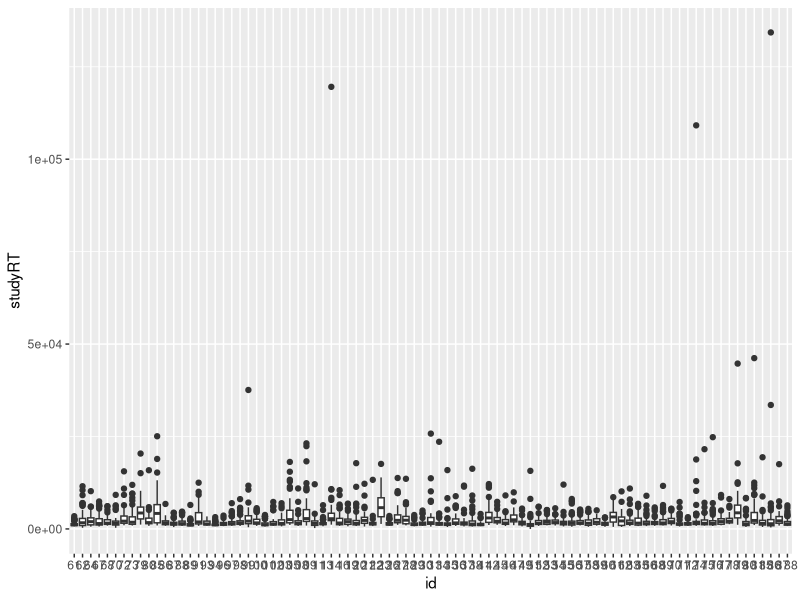
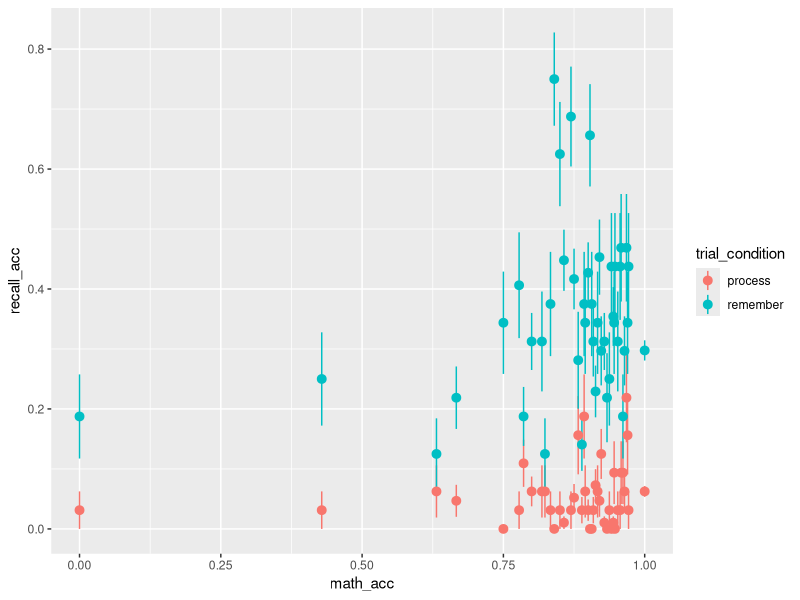
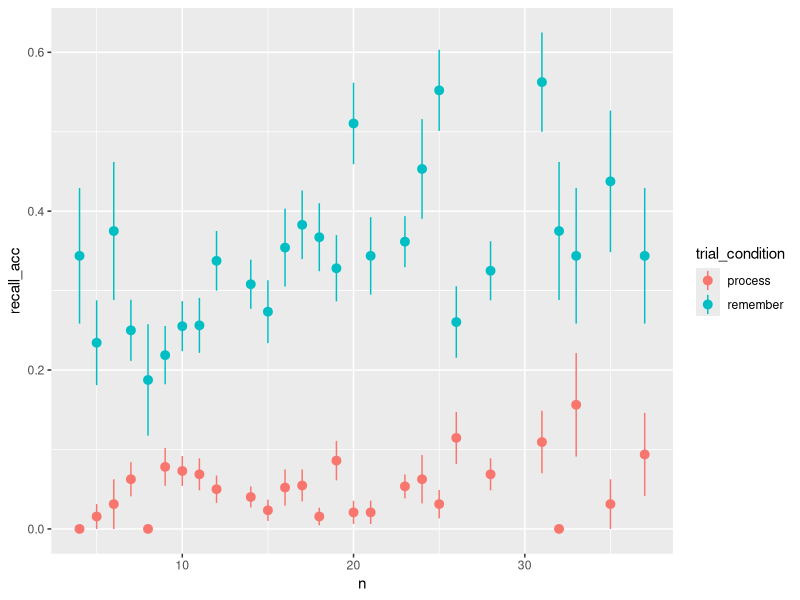
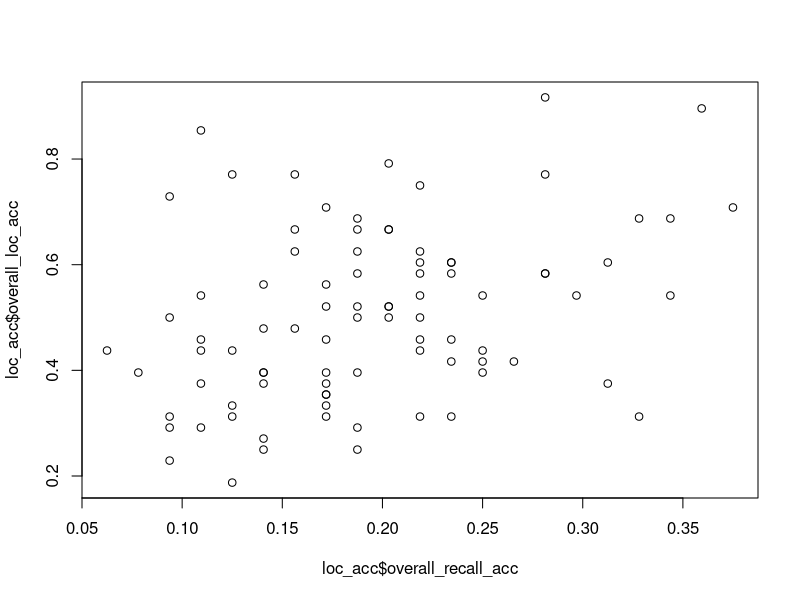
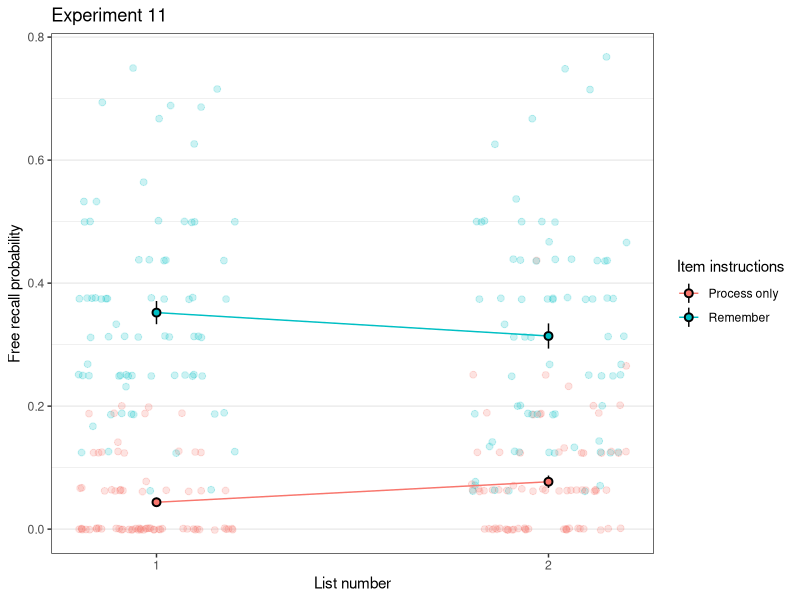
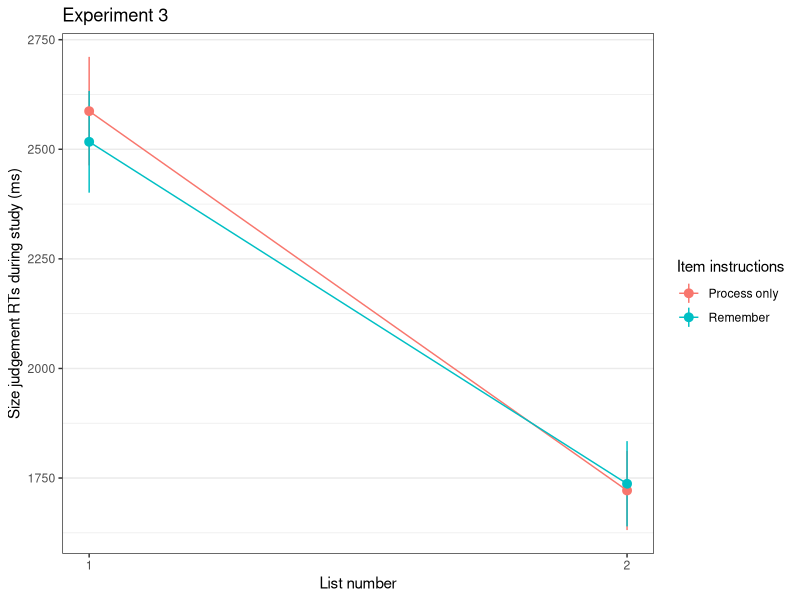
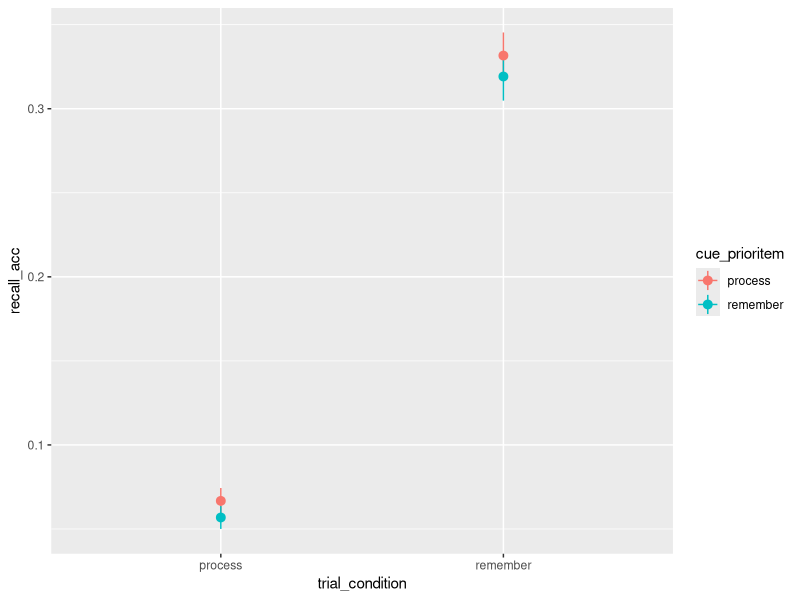
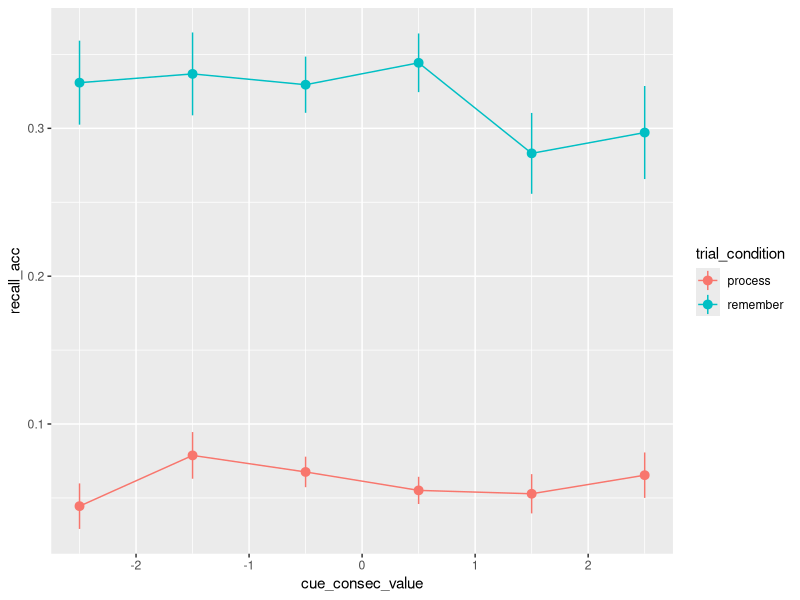

The R script that drew these images, in order: (Note: this script raises an error after producing the figures.)
library(tidyverse)
library(lme4)

#############################################################################!
# DATA                                                                   ####
#############################################################################!

memdat <- read.csv('data/exp11_corrected/preproc_mem_data.csv')
mathdat <- read.csv('data/exp11_corrected/preproc_math_data.csv')

memdat$id <- as.factor(memdat$id)


size <- read.csv('data/mean_size_ratings.csv')
size <- select(size, -X)
memdat <- left_join(memdat, size, by=c('word1'))

# loc acc for each subject
loc_acc <- memdat %>% 
  group_by(id) %>% 
  summarise(overall_recall_acc = mean(recall_acc),
            overall_loc_acc = mean(loc_acc, na.rm=T)) %>% 
  arrange(overall_loc_acc) %>% print(n=100)

memdat <- left_join(memdat, loc_acc)

# size recall accuracy for each subject
size_acc <- memdat %>% 
  filter(size_group != 1) %>% 
  mutate(size_recall_acc = case_when(
    size_group == 0 & resp == "smaller" ~ 1,
    size_group == 2 & resp == "larger" ~ 1,
    TRUE ~ 0
  )) %>% 
  group_by(id) %>%
  summarise(size_recall_acc = mean(size_recall_acc)) %>% 
  arrange(size_recall_acc)
memdat <- left_join(memdat, size_acc)
loc_acc <- left_join(loc_acc, size_acc)

arrange(loc_acc, size_recall_acc)
arrange(loc_acc, overall_loc_acc)

# get response RTs to decide whether to exclude participants
memdat %>% 
  ggplot(aes(id, studyRT)) +
  geom_boxplot()


# get subject accuracy
memdat %>% 
  group_by(id) %>% 
  summarise(acc = mean(recall_acc),
            exp_duration = mean(exp_duration)) %>% 
  arrange(acc) %>% 
  print(n=100)

# number of included participants if math acc >= 75%

memdat %>% 
  filter(use_help == "No" & expect_test == "No") %>% 
  select(id) %>% 
  unique() %>% 
  nrow()

memdat %>% 
  select(id, use_help, expect_test) %>% 
  unique() %>% 
  count(use_help, expect_test)

memdat %>% 
  select(id, use_help, expect_test, recall_all_q) %>% 
  unique() %>% 
  count(use_help, expect_test,recall_all_q)

# memacc as a function of math_acc
ggplot(memdat, aes(math_acc, recall_acc, color=trial_condition)) +
  stat_summary(geom="pointrange") 
ggplot(memdat, aes(n, recall_acc, color=trial_condition)) +
  stat_summary(geom="pointrange") 

# plot free recall vs loc accuracy by subject correlation
plot(loc_acc$overall_recall_acc, loc_acc$overall_loc_acc)
cor.test(loc_acc$overall_recall_acc, loc_acc$overall_loc_acc)

#############################################################################!
# PLOTS                                                                  ####
#############################################################################!

# table of recall_accuracy per condition
memdat %>% 
  filter(!exclude, overall_loc_acc > 0.25) %>% 
  group_by(id, listid, trial_condition) %>% 
  summarise(recall_acc = mean(recall_acc),
            loc_acc = mean(loc_acc)) %>% 
  group_by(listid, trial_condition) %>% 
  summarise(recall_acc = mean(recall_acc) %>% round(2),
            loc_acc = mean(loc_acc) %>% round(2)) %>% 
  gather(test_type, acc, recall_acc, loc_acc) %>% 
  spread(trial_condition, acc) %>% 
  mutate(total = (process+remember)/2) %>% 
  arrange(test_type, listid)

# table of counts per condition
memdat %>% 
  filter(!exclude) %>% 
  group_by(id, listid, trial_condition) %>% 
  summarise(n = sum(recall_acc)) %>% 
  group_by(listid, trial_condition) %>% 
  summarise(n = mean(n)) %>% 
  spread(trial_condition, n) %>% 
  mutate(total = process+remember)


# main effect of instruction and list, split by stim type
memdat %>% 
  filter(!exclude, studyRT >= 500, studyRT <= 10000) %>% 
  group_by(id,listid, trial_condition) %>% 
  summarise(recall_acc = mean(recall_acc)) %>% 
  # group_by(stimulus_condition) %>%
  # mutate(overall_recall_acc = mean(recall_acc)) %>%
  # group_by(id) %>%
  # mutate(recall_acc = recall_acc-mean(recall_acc)+overall_recall_acc) %>%
  ggplot(aes(listid, recall_acc, fill=trial_condition, color=trial_condition, label=recall_acc)) +
  geom_point(position = position_jitter(width=0.2), alpha=0.2, size=2) +
  stat_summary(geom="line") +
  stat_summary(color='black', shape=21) +
  theme_bw() +
  theme(panel.grid.major.x = element_blank(),
        panel.grid.minor.x = element_blank()) +
  scale_x_continuous("List number", breaks=c(1,2,3)) +
  scale_y_continuous("Free recall probability") +
  scale_color_discrete("Item instructions", labels=c("Process only","Remember")) +
  scale_fill_discrete("Item instructions", labels=c("Process only","Remember")) +
  ggtitle('Experiment 11')
ggsave('figures/exp11_recall_by_list_and_condition.png', width=6.5, height=4.5, units='in')

memdat %>% 
  filter(!exclude, studyRT <= 10000, studyRT >= 500) %>% 
  group_by(id,listid, trial_condition) %>% 
  mutate(rel_to_med = abs(studyRT-median(studyRT))/mad(studyRT)) %>% 
  summarise(rt = mean(studyRT)) %>% 
  mutate(overall_rt = mean(rt)) %>%
  group_by(id) %>%
  mutate(rt = rt-mean(rt)+overall_rt) %>%
  ggplot(aes(listid, rt, color=trial_condition)) +
  stat_summary(geom="pointrange") +
  stat_summary(geom="line") +
  theme_bw() +
  theme(panel.grid.major.x = element_blank(),
        panel.grid.minor.x = element_blank()) +
  scale_x_continuous("List number", breaks=c(1,2,3)) +
  scale_y_continuous("Size judgement RTs during study (ms)") +
  scale_color_discrete("Item instructions", labels=c("Process only","Remember")) +
  ggtitle('Experiment 3')
# ggsave('figures/exp3_studyRTs_by_list_and_condition.png', width=6.5, height=3, units='in')

# effect of prior cue
memdat %>% 
  filter(!exclude, studyRT <= 10000, studyRT >= 500, !is.na(cue_prioritem)) %>% 
  ggplot(aes(trial_condition, recall_acc, color=cue_prioritem)) +
  stat_summary(geom="pointrange") +
  stat_summary(geom="line")

# cumulative effect of prior cue
memdat %>% 
  filter(!exclude, studyRT <= 10000, studyRT >= 500, !is.na(cue_prioritem)) %>% 
  ggplot(aes(cue_consec_value, recall_acc, color=trial_condition)) +
  stat_summary(geom="pointrange") +
  stat_summary(geom="line")

# effect of prior cue on study RTs
memdat %>% 
  filter(!exclude, studyRT <= 10000, studyRT >= 500, !is.na(cue_prioritem)) %>% 
  group_by(id, listid, trial_condition) %>% 
  mutate(rel_to_mad = abs(studyRT-median(studyRT))/mad(studyRT)) %>% 
  filter(rel_to_mad <= 2.5) %>%
  ggplot(aes(trial_condition, studyRT, color=cue_prioritem, group=cue_prioritem)) +
  stat_summary(geom="pointrange") +
  stat_summary(geom="line")  +
  scale_y_continuous("Size judgement RTs during study (ms)") +
  scale_x_discrete('Instructions for the current item') +
  scale_color_discrete("Instructions for the\npreceding study item") +
  theme_bw() +
  ggtitle('Experiment 11')
ggsave('figures/exp11_studyRTs_by_current_and_previous_item_instructions.png', width= 5, height=3, units='in')

# cumulative effect of prior cue on RTs
memdat %>% 
  filter(!exclude, studyRT <= 10000, studyRT >= 500, !is.na(cue_prioritem)) %>% 
  ggplot(aes(reorder(cue_consec_lab,cue_consec_value), studyRT)) +
  stat_summary(geom="pointrange") +
  stat_summary(geom="line")

# effect of studyRTs on recall_accuracy
memdat %>% 
  filter(!exclude, studyRT <= 10000, studyRT >= 500) %>% 
  group_by(id) %>% 
  mutate(rt = studyRT,
         rt = (rt - mean(rt)),
         rt = ecdf(rt)(rt),
         rt = ceiling(rt*10)/10) %>% 
  ggplot(aes(rt, recall_acc, color=trial_condition)) +
  stat_summary(geom="pointrange") +
  stat_summary(geom="line") +
  scale_x_continuous("Study RT quantiles") +
  scale_y_continuous("Free recall probability") +
  scale_color_discrete("Item instructions", labels=c("Process only","Remember")) +
  ggtitle('Experiment 3') +
  theme_bw()
# ggsave('figures/exp3_recall_acc_f(studyRTs).png', width=4, height=3, units='in')

ml1 <- glmer(recall_acc1 ~ listid * trial_condition + (1|id), data=filter(memdat, !exclude, studyRT <= 10000, studyRT >= 500), family='binomial')
ml2 <- glmer(recall_acc1 ~ listid * trial_condition + I(studyRT/1000) + (1|id), data=filter(memdat, !exclude, studyRT <= 10000, studyRT >= 500), family='binomial')
ml3 <- glmer(recall_acc1 ~ listid * trial_condition + I(studyRT/1000) + (1|id), data=filter(memdat, !exclude, studyRT <= 10000, studyRT >= 500), family='binomial')
summary(ml1)
summary(ml2)
summary(ml3)

memdat %>% 
  ggplot(aes(presented_position,recall_acc)) +
  stat_summary(geom="pointrange")

#############################################################################!
# SOURCE PERFORMANCE                                                     ####
#############################################################################!
# table of location accuracy per condition
memdat %>% 
  filter(!exclude, overall_loc_acc > 0.25) %>% 
  group_by(id, listid, trial_condition) %>% 
  summarise(loc_acc = mean(loc_acc)) %>% 
  group_by(listid, trial_condition) %>% 
  summarise(loc_acc = mean(loc_acc) %>% round(2)) %>% 
  spread(trial_condition, loc_acc) %>% 
  mutate(total = (process+remember)/2)


# overall loc acc as a function of presented position
memdat %>% 
  ggplot(aes(presented_position,loc_acc)) +
  stat_summary(geom="pointrange")

# histogram of responded locations
memdat %>% 
  ggplot(aes(loc_resp)) +
  geom_histogram()

# histogram of responded locations by subject
memdat %>% 
  ggplot(aes(loc_resp)) +
  geom_histogram() +
  facet_wrap(~id)

#histogram of responded location RTs
memdat %>% 
  filter(loc_rt < 10000) %>% 
  ggplot(aes(loc_rt)) +
  geom_histogram()

sort(memdat$loc_rt)



# loc acc as a function of cue type
memdat %>% 
  filter(loc_rt > 500, !exclude) %>%
  filter(!exclude, overall_loc_acc > 0.25, listid==2) %>% 
  ungroup() %>% 
  mutate(overall_loc_acc = mean(loc_acc)) %>% 
  group_by(id) %>% 
  mutate(loc_acc = loc_acc - mean(loc_acc) + overall_loc_acc) %>%  
  group_by(id, listid, trial_condition) %>% 
  summarise(loc_acc = mean(loc_acc)) %>% 
  ggplot(aes(trial_condition, loc_acc, color=trial_condition, fill=trial_condition, group=1)) +
  geom_point(position = position_jitter(width=0.2), alpha=0.2, size=1.5) +
  stat_summary(geom="line", color='black') +
  stat_summary(geom="errorbar", width=0.05) +
  stat_summary(color='black', shape=21, size=0.5) +
  theme_bw() +
  coord_cartesian(ylim=c(0,1)) +
  scale_x_discrete('Memory instructions', breaks=c(1,2)) +
  scale_y_continuous('Source memory accuracy', breaks=c(0.25,0.5,0.75,1)) +
  scale_color_discrete('Memory instructions') +
  scale_fill_discrete('Memory instructions') +
  ggtitle('Experiment 11') 
ggsave('figures/exp11_source_memory_acc.png', width=5, height=3.5)

glmer(loc_acc ~ trial_condition + (1|id), data=filter(memdat, loc_rt > 500, !exclude, listid==2), family="binomial") %>% summary()


memdat %>% 
  filter(loc_rt > 500, loc_rt < 10000, !exclude) %>%
  filter(!exclude, overall_loc_acc > 0.25, listid==2) %>% 
  group_by(id, trial_condition, loc_acc) %>% 
  mutate(rel_to_mad = abs(loc_rt-median(loc_rt))/mad(loc_rt)) %>% 
  filter(rel_to_mad <= 2.5) %>% 
  ungroup() %>% 
  mutate(overall_loc_rt = mean(loc_rt)) %>% 
  group_by(id) %>% 
  mutate(loc_rt = loc_rt - mean(loc_rt) + overall_loc_rt) %>%  
  group_by(id, listid, trial_condition, loc_acc) %>% 
  summarise(loc_rt = mean(loc_rt)) %>% 
  ggplot(aes(loc_acc, loc_rt, color=trial_condition, fill=trial_condition)) +
  stat_summary(geom="line") +
  stat_summary(geom="errorbar", width=0.05) +
  stat_summary(color='black', shape=21, size=0.5) +
  # geom_violin() +
  theme_bw() +
  # coord_cartesian(ylim=c(0,1)) +
  # scale_x_discrete('Memory instructions', breaks=c(1,2)) +
  scale_color_discrete('Memory instructions') +
  scale_fill_discrete('Memory instructions') +
  ggtitle('Experiment 11') 

mldat <- memdat %>% 
  filter(loc_rt > 500, loc_rt < 10000, !exclude) %>%
  filter(!exclude, overall_loc_acc > 0.25, listid==2) %>%
  group_by(id) %>% 
  mutate(rel_to_mad = abs(loc_rt-median(loc_rt))/mad(loc_rt)) %>% 
  filter(rel_to_mad <= 2.5)

lmer(loc_rt ~ loc_acc * trial_condition + (trial_condition|id), data=mldat) %>% summary()


memdat %>% 
  filter(loc_rt > 500) %>% 
  ggplot(aes(study_position, loc_acc, color=trial_condition)) +
  stat_summary(geom="pointrange") +
  geom_smooth()

memdat %>% 
  filter(loc_rt > 500) %>% 
  ggplot(aes(round((loc_test_serial_position-study_position)/5)*5, loc_acc, color=trial_condition)) +
  stat_summary(geom="pointrange") +
  geom_smooth()

table(memdat$presented_position, memdat$loc_resp)


memdat %>% 
  filter(loc_rt > 500) %>%
  ggplot(aes(recall_acc, loc_acc, color=trial_condition, fill=trial_condition)) +
  stat_summary(geom="line") +
  stat_summary(geom="errorbar", width=0.05) +
  stat_summary(color='black', shape=21) +
  theme_bw() +
  coord_cartesian(ylim=c(0.25,1))



#############################################################################!
# Determine "correct" response for size judgement                        ####
#############################################################################!



memdat %>% 
  # filter(stimulus_condition == "words") %>% 
  ggplot(aes(size_group, as.numeric(resp == "larger"), color=trial_condition)) +
  stat_summary(geom="pointrange") +
  stat_summary(geom="line") +
  coord_cartesian(ylim=c(0,1))

memdat %>% 
  # filter(stimulus_condition == "words") %>% 
  ggplot(aes(size_group, recall_acc, color=trial_condition)) +
  stat_summary(geom="pointrange") +
  stat_summary(geom="line") +
  coord_cartesian(ylim=c(0,1)) +
  facet_wrap(~resp)

memdat %>% 
  filter(size_group != 1) %>% 
  mutate(size_recall_acc = case_when(
    size_group == 0 & resp == "smaller" ~ 1,
    size_group == 2 & resp == "larger" ~ 1,
    TRUE ~ 0
  )) %>% 
  group_by(trial_condition) %>% 
  summarise(size_recall_acc = mean(size_recall_acc))

memdat %>% 
  filter(size_group != 1) %>% 
  mutate(size_recall_acc = case_when(
    size_group == 0 & resp == "smaller" ~ 1,
    size_group == 2 & resp == "larger" ~ 1,
    TRUE ~ 0
  )) %>% 
  group_by(trial_condition, listid) %>% 
  summarise(size_recall_acc = mean(size_recall_acc))

memdat %>% 
  filter(size_group != 1) %>% 
  mutate(size_recall_acc = case_when(
    size_group == 0 & resp == "smaller" ~ 1,
    size_group == 2 & resp == "larger" ~ 1,
    TRUE ~ 0
  )) %>% 
  group_by(id) %>%
  summarise(size_recall_acc = mean(size_recall_acc)) %>% 
  arrange(size_recall_acc)
